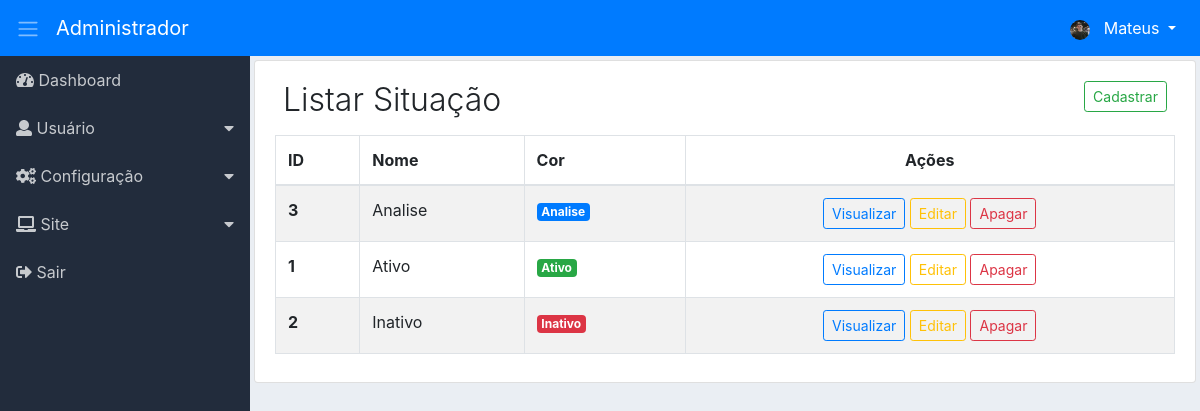
Page /adm/situacao/listar (signed in) on the committed database.
### tables this page shows
CREATE TABLE `adms_nivacs_pgs` (
  `id` int(11) NOT NULL,
  `permissao` int(11) NOT NULL,
  `ordem` int(11) NOT NULL,
  `dropdown` int(11) NOT NULL DEFAULT 2,
  `lib_menu` int(11) NOT NULL DEFAULT 2,
  `adms_menu_id` int(11) NOT NULL DEFAULT 4,
  `adms_niveis_acesso_id` int(11) NOT NULL,
  `adms_pagina_id` int(11) NOT NULL,
  `created` datetime NOT NULL,
  `modified` datetime DEFAULT NULL
);

CREATE TABLE `adms_menus` (
  `id` int(11) NOT NULL,
  `nome` varchar(220) NOT NULL,
  `icone` varchar(40) NOT NULL,
  `ordem` int(11) NOT NULL,
  `adms_sit_id` int(11) NOT NULL,
  `created` datetime NOT NULL,
  `modified` datetime DEFAULT NULL
);

CREATE TABLE `adms_sits` (
  `id` int(11) NOT NULL,
  `nome` varchar(40) NOT NULL,
  `adms_cor_id` int(11) NOT NULL,
  `created` datetime NOT NULL,
  `modified` datetime DEFAULT NULL
);

### adm/app/adms/Controllers/Situacao.php (called while the page is built, shortened)
<?php
class Situacao
{
    private $Dados;
    public function listar($PageId = null)
    {
        $this->PageId = (int) $PageId ? $PageId : 1;
        $botao = ['cad_sit' => ['menu_controller' => 'cadastrar-sit', 'menu_metodo' => 'cad-sit'],
            'vis_sit' => ['menu_controller' => 'ver-sit', 'menu_metodo' => 'ver-sit'],
            'edit_sit' => ['menu_controller' => 'editar-sit', 'menu_metodo' => 'edit-sit'],
            'del_sit' => ['menu_controller' => 'apagar-sit', 'menu_metodo' => 'apagar-sit']];
        $listarBotao = new \App\adms\Models\AdmsBotao();
        $this->Dados['botao'] = $listarBotao->valBotao($botao);
        $listarMenu = new \App\adms\Models\AdmsMenu();
        $this->Dados['menu'] = $listarMenu->itemMenu();
        $listarSit = new \App\adms\Models\AdmsListarSit();
        $this->Dados['listSit'] = $listarSit->listarSit($this->PageId);
        $this->Dados['paginacao'] = $listarSit->getResultadoPg();
        $carregarView = new \Core\ConfigView("adms/Views/situacao/listarSit", $this->Dados);
        $carregarView->renderizar();
    }
}

### adm/app/adms/Models/helper/AdmsRead.php (called while the page is built, shortened)
<?php
class AdmsRead extends AdmsConn
{
    private $Select;
    private $Values;
    private $Resultado;
    private $Query;
    function getResultado()
    {
        return $this->Resultado;
    }
    public function fullRead($Query, $ParseString = null)
    {
        $this->Select = (string) $Query;
        if (!empty($ParseString)) {
            parse_str($ParseString, $this->Values);
        }
        $this->exeInstrucao();
    }
    private function exeInstrucao()
    {
        $this->conexao();
        try {
            $this->getIntrucao();
            $this->Query->execute();
            $this->Resultado = $this->Query->fetchAll();
        } catch (Exception $ex) {
            $this->Resultado = null;
        }
    }
    private function conexao()
    {
        $this->Conn = parent::getConn();
        $this->Query = $this->Conn->prepare($this->Select);
        $this->Query->setFetchMode(PDO::FETCH_ASSOC);
    }
    private function getIntrucao()
    {
        if ($this->Values) {
            foreach ($this->Values as $Link => $Valor) {
                if ($Link == 'limit' || $Link == 'offset') {
                    $Valor = (int) $Valor;
                }
                $this->Query->bindValue(":{$Link}", $Valor, (is_int($Valor) ? PDO::PARAM_INT : PDO::PARAM_STR));
            }
        }
    }
}

### adm/app/adms/Models/helper/AdmsConn.php (called while the page is built, shortened)
<?php
class AdmsConn
{
    public static $Host = HOST;
    public static $User = USER;
    public static $Pass = PASS;
    public static $Dbname = DBNAME;
    private static $Connect = null;
    private static function conectar()
    {
        try {
            if(self::$Connect == null){
                self::$Connect = new PDO('mysql:host=' . self::$Host . ';dbname=' . self::$Dbname, self::$User, self::$Pass);
            }
        } catch (Exception $exc) {
            echo 'mensagem: ' . $exc->getMessage();
            die;
        }
        return self::$Connect;
    }
    public function getConn()
    {
        return self::conectar();
    }
}

### adm/app/adms/Models/AdmsMenu.php (called while the page is built, shortened)
<?php
class AdmsMenu
{
    public function itemMenu()
    {
        $listItemMenu = new \App\adms\Models\helper\AdmsRead();
        $listItemMenu->fullRead("SELECT nivpg.dropdown,
                men.id id_men, men.nome nome_men, men.icone icone_men,
                pg.id id_pg, pg.menu_controller, pg.menu_metodo, pg.nome_pagina, pg.icone icone_pg
                FROM adms_nivacs_pgs nivpg
                INNER JOIN adms_menus men ON men.id=nivpg.adms_menu_id
                INNER JOIN adms_paginas pg ON pg.id=nivpg.adms_pagina_id
                WHERE nivpg.adms_niveis_acesso_id =:adms_niveis_acesso_id
                AND nivpg.permissao =:permissao
                AND nivpg.lib_menu =:lib_menu
                ORDER BY men.ordem, nivpg.ordem ASC", "adms_niveis_acesso_id=".$_SESSION['adms_niveis_acesso_id']."&permissao=1&lib_menu=1");
        $this->Resultado = $listItemMenu->getResultado();
        return $this->Resultado;
    }
}

### adm/app/adms/Models/AdmsListarSit.php (called while the page is built, shortened)
<?php
class AdmsListarSit
{
    private $LimiteResultado = 40;
    public function listarSit($PageId = null)
    {
        $this->PageId = (int) $PageId;
        $paginacao = new \App\adms\Models\helper\AdmsPaginacao(URLADM . 'situacao/listar');
        $paginacao->condicao($this->PageId, $this->LimiteResultado);
        $paginacao->paginacao("SELECT COUNT(id) AS num_result FROM adms_sits");
        $listarSit = new \App\adms\Models\helper\AdmsRead();
        $listarSit->fullRead("SELECT sit.*,
                cr.cor cor_cr
                FROM adms_sits sit
                INNER JOIN adms_cors cr ON cr.id=sit.adms_cor_id
                ORDER BY sit.nome ASC LIMIT :limit OFFSET :offset", "limit={$this->LimiteResultado}&offset={$paginacao->getOffset()}");
        $this->Resultado = $listarSit->getResultado();
        return $this->Resultado;
    }
}

### adm/app/adms/Models/helper/AdmsPaginacao.php (called while the page is built, shortened)
<?php
class AdmsPaginacao
{
    private $LimiteResultado;
    private $Offset;
    private $Resultado;
    function getResultado()
    {
        return $this->Resultado;
    }
    function getOffset()
    {
        return $this->Offset;
    }
    public function condicao($Pagina, $LimiteResultado)
    {
        $this->Pagina = (int) $Pagina ? $Pagina : 1;
        $this->LimiteResultado = (int) $LimiteResultado;
        $this->Offset = ($this->Pagina * $this->LimiteResultado) - $this->LimiteResultado;
    }
    public function paginacao($Query, $ParseString = null)
    {
        $this->Query = (string) $Query;
        $this->ParseString = (string) $ParseString;
        $contar = new \App\adms\Models\helper\AdmsRead();
        $contar->fullRead($this->Query, $this->ParseString);
        $this->ResultBd = $contar->getResultado();
        if ($this->ResultBd[0]['num_result'] > $this->LimiteResultado) {
            $this->instrucaoPaginacao();
        } else {
            $this->Resultado = null;
        }
    }
}

### adm/app/adms/Views/situacao/listarSit.php (the view, shortened to what this page needs)
<div class="content p-1">
    <div class="list-group-item">
        <div class="d-flex">
            <div class="mr-auto p-2">
                <h2 class="display-4 titulo">Listar Situação</h2>
            </div>
            <?php
            if ($this->Dados['botao']['cad_sit']) {
                ?>
                <a href="<?php echo URLADM . 'cadastrar-sit/cad-sit'; ?>">
                    <div class="p-2">
                        <button class="btn btn-outline-success btn-sm">
                            Cadastrar
                        </button>
                    </div>
                </a>
                <?php
            }
            ?>
        </div>
        <div class="table-responsive">
            <table class="table table-striped table-hover table-bordered">
                <thead>
                    <tr>
                        <th>ID</th>
                        <th>Nome</th>
                        <th class="d-none d-sm-table-cell">Cor</th>
                        <th class="text-center">Ações</th>
                    </tr>
                </thead>
                <tbody>
                    <?php
                    foreach ($this->Dados['listSit'] as $sit) {
                        extract($sit);
                        ?>
                        <tr>
                            <th><?php echo $id; ?></th>
                            <td>
                                <?php echo $nome; ?>
                            </td>
                            <td class="d-none d-lg-table-cell">
                                <span class="badge badge-<?php echo $cor_cr; ?>"><?php echo $nome; ?></span>
                            </td>
                            <td class="text-center">
                                <span class="d-none d-md-block">
                                    <?php
                                    if ($this->Dados['botao']['vis_sit']) {
                                        echo "<a href='" . URLADM . "ver-sit/ver-sit/$id' class='btn btn-outline-primary btn-sm'>Visualizar</a> ";
                                    }
                                    if ($this->Dados['botao']['edit_sit']) {
                                        echo "<a href='" . URLADM . "editar-sit/edit-sit/$id' class='btn btn-outline-warning btn-sm'>Editar</a> ";
                                    }
                                    if ($this->Dados['botao']['del_sit']) {
                                        echo "<a href='" . URLADM . "apagar-sit/apagar-sit/$id' class='btn btn-outline-danger btn-sm' data-confirm='Tem certeza de que deseja excluir o item selecionado?'>Apagar</a> ";
                                    }
                                    ?>
                                </span>
                            </td>
                        </tr>
                        <?php
                    }
                    ?>
                </tbody>
            </table>
        </div>
    </div>
</div>

### adm/app/adms/Views/include/sidebar.php (shortened to what this page needs)
<div class="d-flex">
    <nav class="sidebar">
        <ul class="list-unstyled">
            <?php
            $cont_drop = 0;
            $cont_drop_fech = 0;
            foreach ($this->Dados['menu'] as $menu) {
                extract($menu);
                if ($dropdown == 1) {
                    if ($cont_drop != $id_men) {
                        if (($cont_drop_fech == 1) AND ( $cont_drop != 0)) {
                            echo "</li>";
                            $cont_drop_fech = 0;
                        }
                        echo "<li>";
                        echo "<a href='#submenu" . $id_men . "' data-toggle='collapse'>";
                        echo "<i class='" . $icone_men . "'></i> " . $nome_men;
                        echo "</a>";
                        $cont_drop = $id_men;
                    }
                    $cont_drop_fech = 1;
                } else {
                    if ($cont_drop_fech == 1) {
                        echo "</li>";
                        $cont_drop_fech = 0;
                    }
                    echo "<li><a href='" . URLADM . $menu_controller . "/" . $menu_metodo . "'><i class='" . $icone_men . "'></i> " . $nome_men . "</a></li>";
                }
            }
            ?>
        </ul>
    </nav>

### adm/assets/css/dashboard.css (style rules this page uses)
body { background-color: #eaeef3; }
.sidebar { background-color: #222c3c; min-width: 250px; max-width: 250px; min-height: calc(100vh - 56px); transition: all 0.3s; }
.sidebar ul li a { display: block; padding: 0.75rem 1rem; color: #c7cace; text-decoration: none; }
.sidebar [data-toggle="collapse"] { position: relative; }
.sidebar [data-toggle="collapse"]:before { content: "\f0d7"; font-family: "Font Awesome 5 Free"; font-weight: 900; position: absolute; right: 1rem; }
.content { width: 100%; }
.titulo { font-size: 2.0rem !important; }

### rows in the picture
adms_nivacs_pgs: adms_menu.nome "Dashboard"
adms_nivacs_pgs: adms_menu.nome "Usuário"
adms_nivacs_pgs: adms_menu.nome "Configuração"
adms_nivacs_pgs: adms_menu.nome "Site"
adms_nivacs_pgs: adms_menu.nome "Sair"
adms_sits: id "3", nome "Analise"
adms_sits: id "1", nome "Ativo"
adms_sits: id "2", nome "Inativo"

### other values in the picture
$prim_nome "Mateus"
